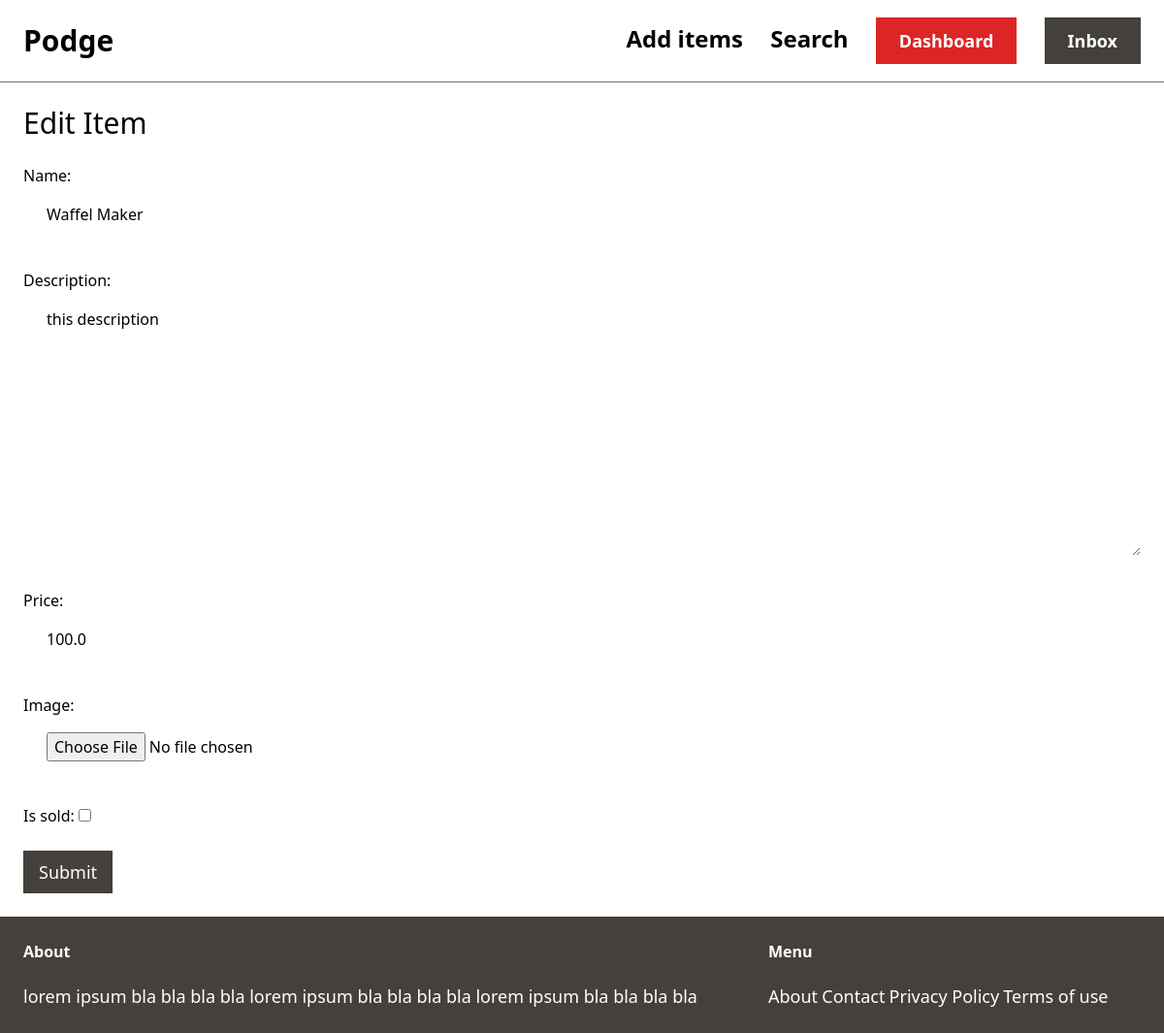
Before: /items/1/edit/ (signed in) with the older database file.
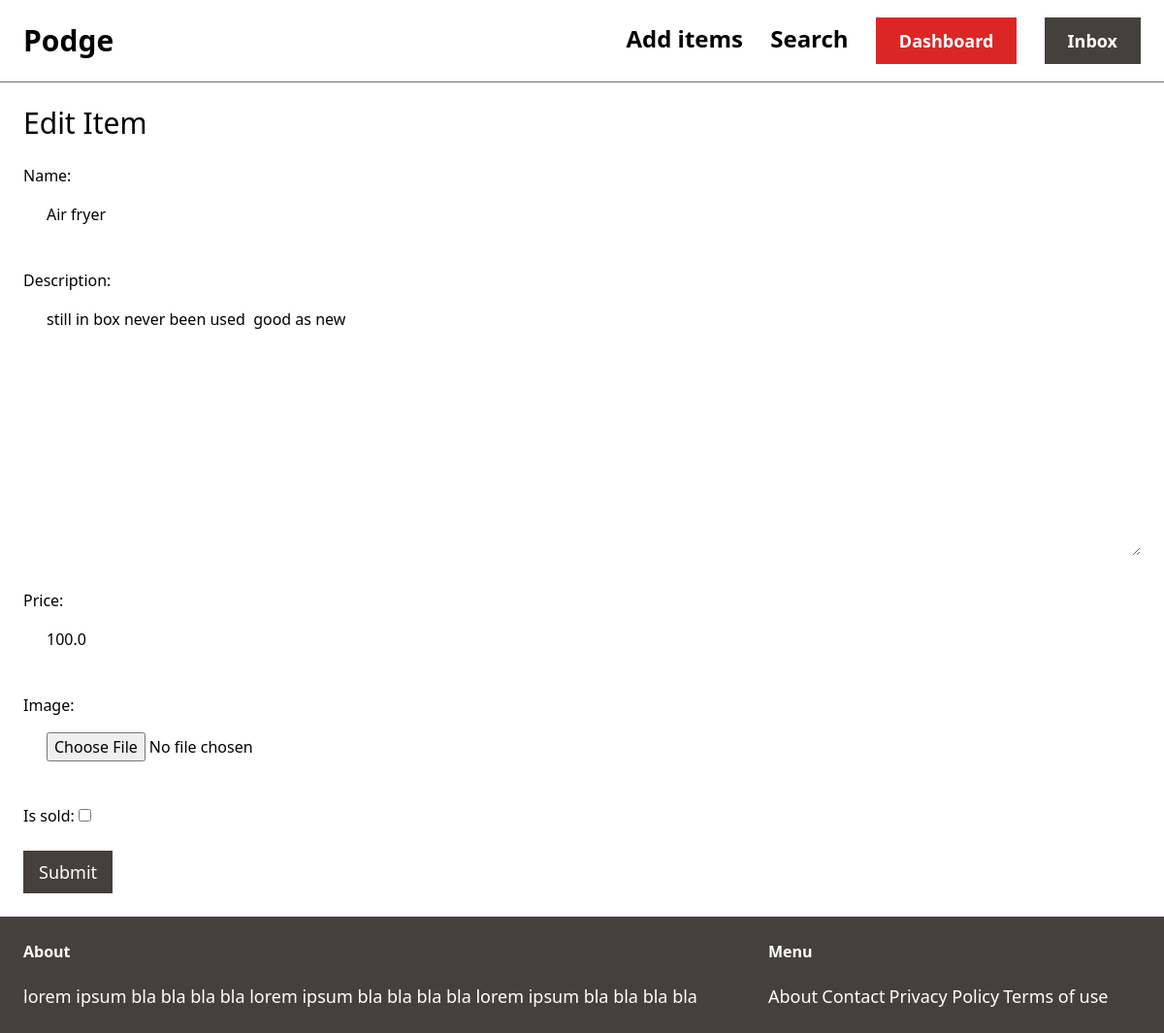
After: the same page with the newer database file.
### item/models.py (models this page shows, shortened)
class Item(models.Model):
    category = models.ForeignKey(Category, related_name='items', on_delete=models.CASCADE)
    name = models.CharField(max_length=255)
    description = models.TextField(blank=True, null=True)
    price = models.FloatField()
    image = models.ImageField(upload_to='item_images', blank=True, null=True)
    is_sold = models.BooleanField(default=False)
    created_by = models.ForeignKey(User, related_name='items', on_delete=models.CASCADE)
    created_at = models.DateTimeField(auto_now_add=True)

### item/views.py (the view)
# urls.py: path('<int:pk>/edit/', views.edit, name='edit'),
@login_required
def edit(request, pk):
    item = get_object_or_404(Item, pk=pk, created_by = request.user)
    if request.method == "POST":
        form = EditItemForm(request.POST, request.FILES, instance=item)
        if form.is_valid():
            form.save()
            return redirect('item:detail', pk=item.id)
    else:
            form = EditItemForm(instance=item)
    return render(request, 'item/form.html', {
        'form': form,
        'title': 'Edit Item',
    })

### item/forms.py
class EditItemForm(forms.ModelForm):
    class Meta:
        model = Item
        fields = ('name', 'description', 'price', 'image', 'is_sold')
        widgets = {
        'name': forms.TextInput(attrs={
            'class': INPUT_CLASSES
        }),
        'description': forms.Textarea(attrs={
            'class': INPUT_CLASSES
        }),
        'price': forms.TextInput(attrs={
            'class': INPUT_CLASSES
        }),
        'image': forms.FileInput(attrs={
            'class': INPUT_CLASSES
        }),
        }

### item/templates/item/form.html (shortened to what this page needs)
{% extends 'home/base.html' %}
{% block content %}
    <h1 class="mb-6 text-3xl">{{ title }}</h1>
    <form method="post" action="." enctype="multipart/form-data">
        <div class="space-y-4">
            {{ form.as_p }}
        </div>
        <button class=" mt-6 py-2 px-4 text-lg bg-stone-700 hover:bg-stone-500 text-white">Submit</button>
    </form>
{% endblock %}

Changed rows visible on the page:
changed Item: name "Waffel Maker" → "Air fryer"; description "this description" → "still in box never been used good as new"
